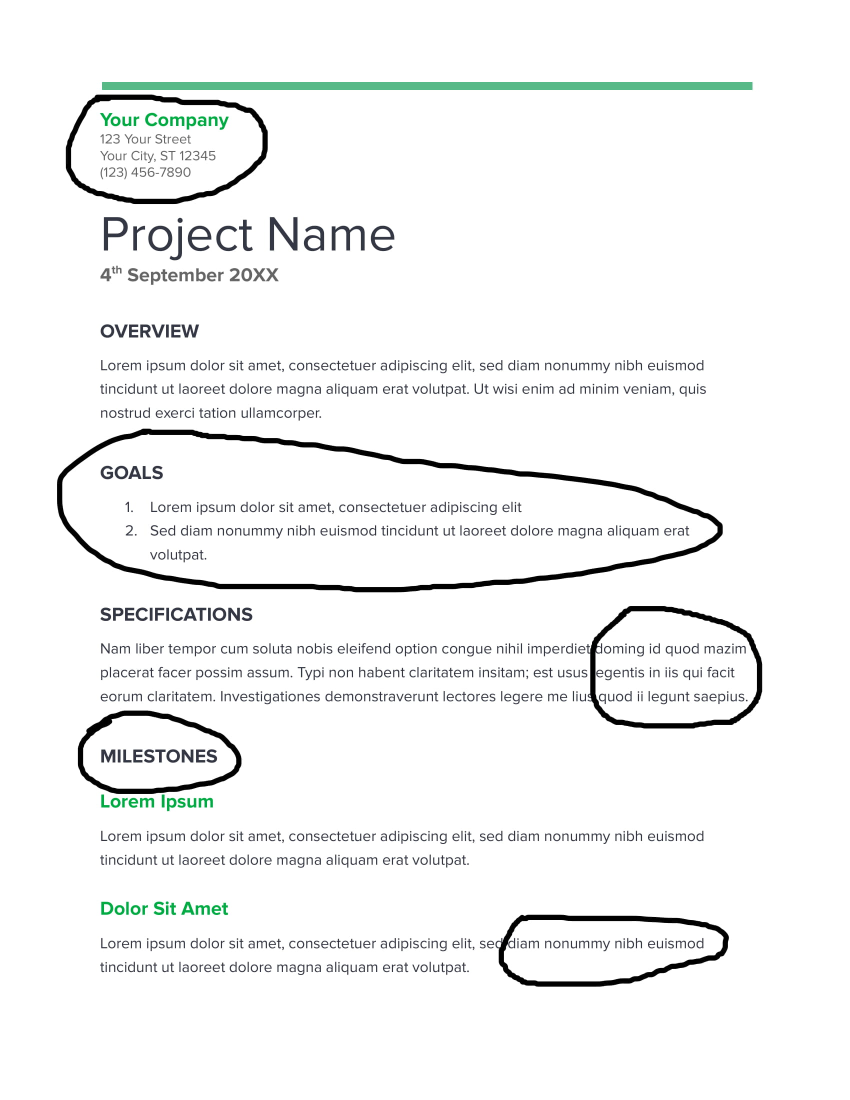
#> input picture Image Processing/Input.jpg, 1700 x 2200 px, found by its file name (shown at 1/2 size)
$ python contour.py
#> lines starting #> are read from the running program, lines starting #| are printed output that depends on the picture
import numpy as np
import cv2
import imutils

# Load Image
image = cv2.imread("C:\\Users\\kchai\\Desktop\\Task\\Input.jpg")
#> image is the input picture: shape (2200, 1700, 3); mean B, G, R 244.5, 244.8, 243.9
image_resize = cv2.resize(image, (1000, 850))
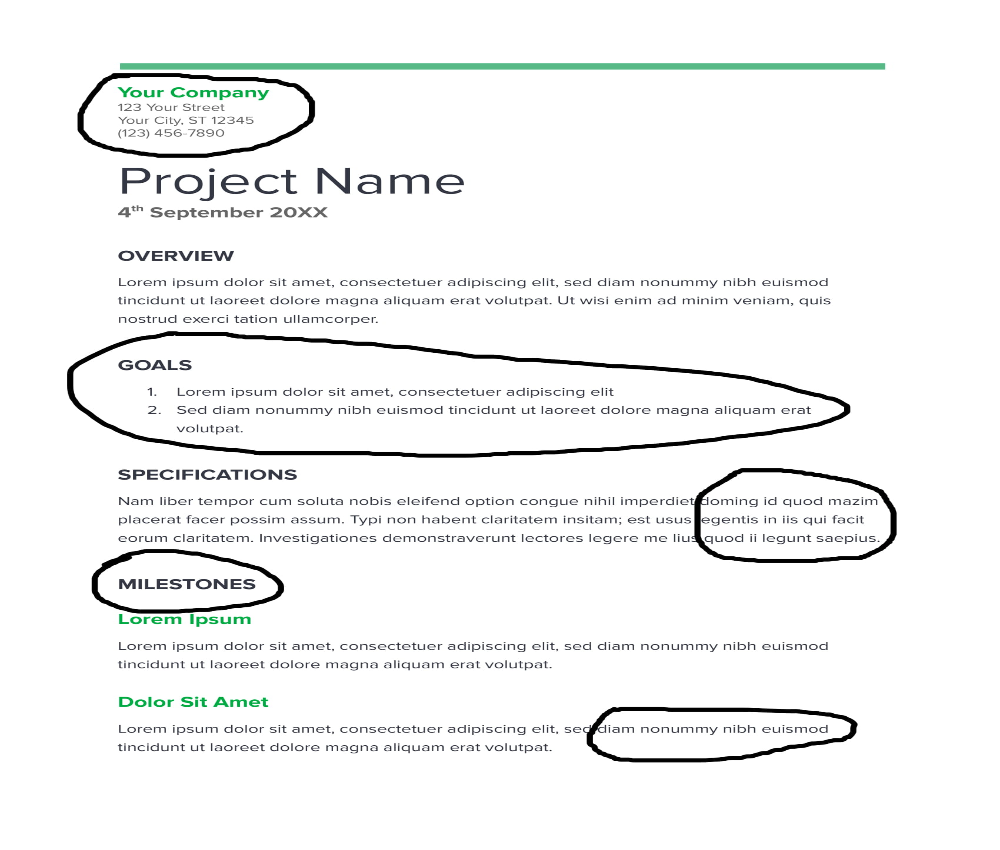
#> image_resize: shape (850, 1000, 3); mean B, G, R 244.5, 244.8, 243.8
original = image_resize.copy()

# Convert the Image to HSV
image_resize = cv2.cvtColor(image_resize, cv2.COLOR_BGR2HSV)
#> image_resize: shape (850, 1000, 3); mean H, S, V 8.8, 2.1, 245

# Limits for HSV
lower = np.array([0, 0, 0], dtype="uint8")
upper = np.array([25, 25, 25], dtype="uint8")

# Mask
#> (the run stopped early here; a loop or call above may not have finished)
